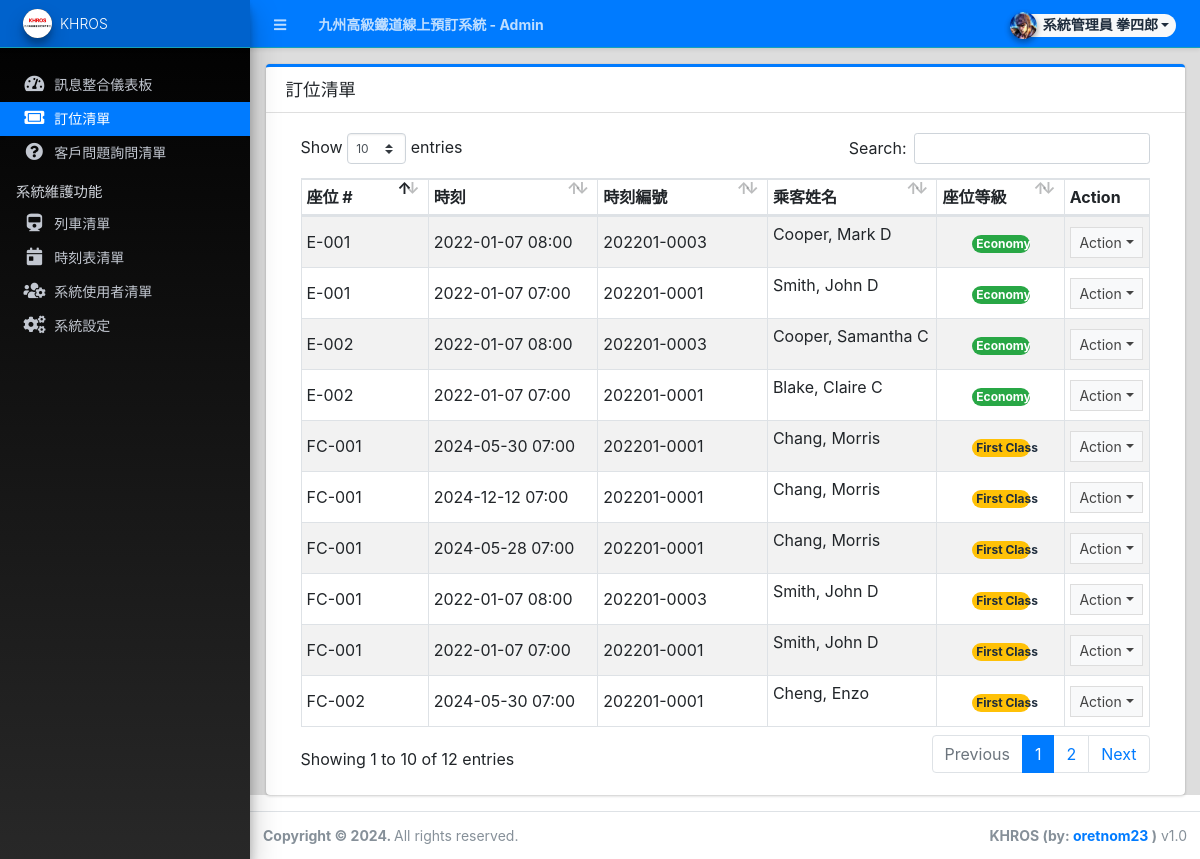
The app's page /admin/?page=reservations (signed in) with its own data.
### tables this page shows
CREATE TABLE `reservation_list` (
  `id` int(30) NOT NULL,
  `seat_num` varchar(50) NOT NULL,
  `schedule_id` int(30) NOT NULL,
  `schedule` datetime NOT NULL,
  `firstname` text NOT NULL,
  `middlename` text NOT NULL,
  `lastname` text NOT NULL,
  `seat_type` tinyint(1) NOT NULL DEFAULT 1 COMMENT '1=First Class, 2 = Economy',
  `fare_amount` float NOT NULL DEFAULT 0,
  `date_created` datetime NOT NULL DEFAULT current_timestamp(),
  `date_updated` datetime DEFAULT NULL ON UPDATE current_timestamp()
);

CREATE TABLE `schedule_list` (
  `id` int(30) NOT NULL,
  `code` varchar(100) NOT NULL,
  `train_id` int(30) NOT NULL,
  `route_from` text NOT NULL,
  `route_to` text NOT NULL,
  `type` tinyint(1) NOT NULL DEFAULT 1 COMMENT '1 = daily, 2= One-Time Schedule',
  `date_schedule` date DEFAULT NULL,
  `time_schedule` time NOT NULL,
  `first_class_fare` float NOT NULL DEFAULT 0,
  `economy_fare` float NOT NULL DEFAULT 0,
  `delete_flag` tinyint(1) NOT NULL DEFAULT 0,
  `date_created` datetime NOT NULL DEFAULT current_timestamp(),
  `date_updated` datetime DEFAULT NULL ON UPDATE current_timestamp()
);

### config.php (called while the page is built, shortened)
<?php
require_once('classes/DBConnection.php');
require_once('classes/SystemSettings.php');
function validate_image($file){
	if(!empty($file)){
        $ex = explode('?',$file);
        $file = $ex[0];
        $param =  isset($ex[1]) ? '?'.$ex[1]  : '';
		if(is_file(base_app.$file)){
			return base_url.$file.$param;
		}else{
			return base_url.'dist/img/no-image-available.png';
		}
	}else{
		return base_url.'dist/img/no-image-available.png';
	}
}
function isMobileDevice(){
    $aMobileUA = array(
        '/iphone/i' => 'iPhone',
        '/ipod/i' => 'iPod',
        '/ipad/i' => 'iPad',
        '/android/i' => 'Android',
        '/blackberry/i' => 'BlackBerry',
        '/webos/i' => 'Mobile'
    );
    return false;
}
?>

### classes/DBConnection.php (called while the page is built, shortened)
<?php
class DBConnection{
    private $host = DB_SERVER;
    private $username = DB_USERNAME;
    private $password = DB_PASSWORD;
    private $database = DB_NAME;
    public $conn;
    public function __construct(){
        if (!isset($this->conn)) {
            $this->conn = new mysqli($this->host, $this->username, $this->password, $this->database);
        }
    }
}
?>

### classes/SystemSettings.php (called while the page is built, shortened)
<?php
class SystemSettings extends DBConnection{
	function userdata($field = ''){
		if(!empty($field)){
			if(isset($_SESSION['userdata'][$field]))
				return $_SESSION['userdata'][$field];
			else
				return null;
		}else{
			return false;
		}
	}
	function info($field=''){
		if(!empty($field)){
			if(isset($_SESSION['system_info'][$field]))
				return $_SESSION['system_info'][$field];
			else
				return false;
		}else{
			return false;
		}
	}
}
$_settings = new SystemSettings();
?>

### admin/reservations/index.php (the view, shortened to what this page needs)
<div class="card card-outline card-primary">
	<div class="card-header">
		<h3 class="card-title">訂位清單</h3>
	</div>
	<div class="card-body">
		<div class="container-fluid">
        <div class="container-fluid">
			<table class="table table-hover table-striped table-bordered">
				<colgroup>
					<col width="15%">
					<col width="20%">
					<col width="20%">
					<col width="20%">
					<col width="15%">
					<col width="10%">
				</colgroup>
				<thead>
					<tr>
						<th>座位 #</th>
						<th>時刻</th>
						<th>時刻編號</th>
						<th>乘客姓名</th>
						<th>座位等級</th>
						<th>Action</th>
					</tr>
				</thead>
				<tbody>
					<?php
						$qry = $conn->query("SELECT r.*,s.code as sched_code from `reservation_list` r inner join `schedule_list` s on r.schedule_id = s.id order by unix_timestamp(r.`date_created`) desc ");
						while($row = $qry->fetch_assoc()):
					?>
						<tr>
							<td><?= $row['seat_num'] ?></td>
							<td class=""><?php echo date("Y-m-d H:i",strtotime($row['schedule'])) ?></td>
							<td><?php echo ($row['sched_code']) ?></td>
							<td class=""><p class="truncate-1"><?php echo ucwords($row['lastname'].', '.$row['firstname'].' '.$row['middlename']) ?></p></td>
							<td class="text-center">
								<?php
									switch ($row['seat_type']){
										case 1:
											echo '<span class="rounded-pill badge badge-warning col-6">First Class</span>';
											break;
										case 2:
											echo '<span class="rounded-pill badge badge-success col-6">Economy</span>';
											break;
									}
								?>
							</td>
							<td align="center">
								 <button type="button" class="btn btn-flat btn-default btn-sm dropdown-toggle dropdown-icon" data-toggle="dropdown">
				                  		Action
				                  </button>
							</td>
						</tr>
					<?php endwhile; ?>
				</tbody>
			</table>
		</div>
		</div>
	</div>
</div>

### admin/index.php (shortened to what this page needs)
<?php require_once('../config.php'); ?>
 <!DOCTYPE html>
<html lang="en" class="" style="height: auto;">
<?php require_once('inc/header.php') ?>
  <body class="sidebar-mini layout-fixed control-sidebar-slide-open layout-navbar-fixed sidebar-mini-md sidebar-mini-xs" data-new-gr-c-s-check-loaded="14.991.0" data-gr-ext-installed="" style="height: auto;">
    <div class="wrapper">
     <?php require_once('inc/topBarNav.php') ?>
     <?php require_once('inc/navigation.php') ?>
     <?php $page = isset($_GET['page']) ? $_GET['page'] : 'home';  ?>
      <div class="content-wrapper pt-3" style="min-height: 567.854px;">
        <section class="content ">
          <div class="container-fluid">
            <?php
              if(!file_exists($page.".php") && !is_dir($page)){
                  include '404.html';
              }else{
                if(is_dir($page))
                  include $page.'/index.php';
                else
                  include $page.'.php';
              }
            ?>
          </div>
        </section>
      </div>
      <?php require_once('inc/footer.php') ?>
  </body>
</html>

### admin/inc/header.php (shortened to what this page needs)
<head>
    <link rel="stylesheet" href="<?php echo base_url ?>plugins/fontawesome-free/css/all.min.css">
    <link rel="stylesheet" href="<?php echo base_url ?>plugins/tempusdominus-bootstrap-4/css/tempusdominus-bootstrap-4.min.css">
  <link rel="stylesheet" href="<?php echo base_url ?>plugins/datatables-bs4/css/dataTables.bootstrap4.min.css">
  <link rel="stylesheet" href="<?php echo base_url ?>plugins/datatables-responsive/css/responsive.bootstrap4.min.css">
  <link rel="stylesheet" href="<?php echo base_url ?>plugins/datatables-buttons/css/buttons.bootstrap4.min.css">
  <link rel="stylesheet" href="<?php echo base_url ?>plugins/select2/css/select2.min.css">
  <link rel="stylesheet" href="<?php echo base_url ?>plugins/select2-bootstrap4-theme/select2-bootstrap4.min.css">
    <link rel="stylesheet" href="<?php echo base_url ?>plugins/icheck-bootstrap/icheck-bootstrap.min.css">
    <link rel="stylesheet" href="<?php echo base_url ?>plugins/jqvmap/jqvmap.min.css">
    <link rel="stylesheet" href="<?php echo base_url ?>plugins/fullcalendar/main.css">
    <link rel="stylesheet" href="<?php echo base_url ?>dist/css/adminlte.css">
    <link rel="stylesheet" href="<?php echo base_url ?>dist/css/custom.css">
    <link rel="stylesheet" href="<?php echo base_url ?>plugins/overlayScrollbars/css/OverlayScrollbars.min.css">
    <link rel="stylesheet" href="<?php echo base_url ?>plugins/daterangepicker/daterangepicker.css">
    <link rel="stylesheet" href="<?php echo base_url ?>plugins/summernote/summernote-bs4.min.css">
  <link rel="stylesheet" href="<?php echo base_url ?>plugins/sweetalert2-theme-bootstrap-4/bootstrap-4.min.css">
  </head>

### admin/inc/topBarNav.php (shortened to what this page needs)
<nav class="main-header navbar navbar-expand navbar-dark border  border-info border-top-0  border-left-0 border-right-0 text-sm shadow-sm bg-primary">
  <ul class="navbar-nav">
    <li class="nav-item">
    <a class="nav-link" data-widget="pushmenu" href="#" role="button"><i class="fas fa-bars"></i></a>
    </li>
    <li class="nav-item d-none d-sm-inline-block">
      <a href="<?php echo base_url ?>" class="nav-link"><b><?php echo (!isMobileDevice()) ? $_settings->info('name'):$_settings->info('short_name'); ?> - Admin</b></a>
    </li>
  </ul>
  <ul class="navbar-nav ml-auto">
    <li class="nav-item">
      <div class="btn-group nav-link">
            <button type="button" class="btn btn-rounded badge badge-light dropdown-toggle dropdown-icon" data-toggle="dropdown">
              <span><img src="<?php echo validate_image($_settings->userdata('avatar')) ?>" class="img-circle elevation-2 user-img" alt="User Image"></span>
              <span class="ml-3"><?php echo ucwords($_settings->userdata('firstname').' '.$_settings->userdata('lastname')) ?></span>
            </button>
        </div>
    </li>
  </ul>
</nav>

### admin/inc/navigation.php (shortened to what this page needs)
<aside class="main-sidebar sidebar-dark-primary elevation-4 sidebar-no-expand bg-gradient-black">
  <a href="<?php echo base_url ?>admin" class="brand-link bg-transparent text-sm border-info shadow-sm bg-primary">
  <img src="<?php echo validate_image($_settings->info('logo'))?>" alt="Store Logo" class="brand-image img-circle elevation-3 bg-black" style="width: 1.8rem;height: 1.8rem;max-height: unset;object-fit:scale-down;object-position:center center">
  <span class="brand-text font-weight-light"><?php echo $_settings->info('short_name') ?></span>
  </a>
  <div class="sidebar os-host os-theme-light os-host-overflow os-host-overflow-y os-host-resize-disabled os-host-transition os-host-scrollbar-horizontal-hidden">
    <div class="os-content-glue" style="margin: 0px -8px; width: 249px; height: 646px;"></div>
    <div class="os-padding">
      <div class="os-viewport os-viewport-native-scrollbars-invisible" style="overflow-y: scroll;">
        <div class="os-content" style="padding: 0px 8px; height: 100%; width: 100%;">
          <nav class="mt-4">
             <ul class="nav nav-pills nav-sidebar flex-column text-sm nav-compact nav-flat nav-child-indent nav-collapse-hide-child" data-widget="treeview" role="menu" data-accordion="false">
              <li class="nav-item dropdown">
                <a href="./" class="nav-link nav-home">
                  <i class="nav-icon fas fa-tachometer-alt"></i>
                  <p>
                    訊息整合儀表板
                  </p>
                </a>
              </li>
              <li class="nav-item">
                <a href="<?php echo base_url ?>admin/?page=reservations" class="nav-link nav-reservations">
                  <i class="nav-icon fas fa-ticket-alt"></i>
                  <p>
                    訂位清單
                  </p>
                </a>
              </li>
              <li class="nav-item">
                <a href="<?php echo base_url ?>admin/?page=inquiries" class="nav-link nav-inquiries">
                  <i class="nav-icon fas fa-question-circle"></i>
                  <p>
                    客戶問題詢問清單
                  </p>
                </a>
              </li>
              <?php if($_settings->userdata('type') == 1): ?>
              <li class="nav-header">系統維護功能</li>
              <li class="nav-item dropdown">
                <a href="<?php echo base_url ?>admin/?page=trains" class="nav-link nav-trains">
                  <i class="nav-icon fas fa-train"></i>
                  <p>
                    列車清單
                  </p>
                </a>
              </li>
              <li class="nav-item dropdown">
                <a href="<?php echo base_url ?>admin/?page=schedules" class="nav-link nav-schedules">
                  <i class="nav-icon fas fa-calendar-day"></i>
                  <p>
                    時刻表清單
                  </p>
                </a>
              </li>
              <li class="nav-item dropdown">
                <a href="<?php echo base_url ?>admin/?page=user/list" class="nav-link nav-user_list">
                  <i class="nav-icon fas fa-users-cog"></i>
                  <p>
                    系統使用者清單
                  </p>
                </a>
              </li>
              <li class="nav-item dropdown">
                <a href="<?php echo base_url ?>admin/?page=system_info" class="nav-link nav-system_info">
                  <i class="nav-icon fas fa-cogs"></i>
                  <p>
                    系統設定
                  </p>
                </a>
              </li>
              <?php endif; ?>
            </ul>
          </nav>
        </div>
      </div>
    </div>
  </div>
</aside>

### admin/inc/footer.php (shortened to what this page needs)
<footer class="main-footer text-sm">
        <strong>Copyright © <?php echo date('Y') ?>.
        </strong>
        All rights reserved.
        <div class="float-right d-none d-sm-inline-block">
          <b><?php echo $_settings->info('short_name') ?> (by: <a href="mailto:webmaster@khros.co.jp" target="blank">oretnom23</a> )</b> v1.0
        </div>
      </footer>
    </div>

### admin/inc/topBarNav.php (style rules this page uses)
.user-img { position: absolute; height: 27px; width: 27px; object-fit: cover; left: -7%; top: -12%; }
.btn-rounded { border-radius: 50px; }

### records on screen
reservation_list: seat_num "FC-002", schedule "2024-05-30 07:00", schedule.code "202201-0001", lastname+firstname+middlename "Cheng, Enzo", seat_type "First Class"
reservation_list: seat_num "FC-001", schedule "2024-05-30 07:00", schedule.code "202201-0001", lastname+firstname+middlename "Chang, Morris", seat_type "First Class"
reservation_list: seat_num "FC-001", schedule "2024-12-12 07:00", schedule.code "202201-0001", lastname+firstname+middlename "Chang, Morris", seat_type "First Class"
reservation_list: seat_num "FC-001", schedule "2024-05-28 07:00", schedule.code "202201-0001", lastname+firstname+middlename "Chang, Morris", seat_type "First Class"
reservation_list: seat_num "E-001", schedule "2022-01-07 08:00", schedule.code "202201-0003", lastname+firstname+middlename "Cooper, Mark D", seat_type "Economy"
reservation_list: seat_num "E-002", schedule "2022-01-07 08:00", schedule.code "202201-0003", lastname+firstname+middlename "Cooper, Samantha C", seat_type "Economy"
reservation_list: seat_num "E-001", schedule "2022-01-07 07:00", schedule.code "202201-0001", lastname+firstname+middlename "Smith, John D", seat_type "Economy"
reservation_list: seat_num "E-002", schedule "2022-01-07 07:00", schedule.code "202201-0001", lastname+firstname+middlename "Blake, Claire C", seat_type "Economy"
reservation_list: seat_num "FC-001", schedule "2022-01-07 08:00", schedule.code "202201-0003", lastname+firstname+middlename "Smith, John D", seat_type "First Class"
reservation_list: seat_num "FC-001", schedule "2022-01-07 07:00", schedule.code "202201-0001", lastname+firstname+middlename "Smith, John D", seat_type "First Class"

### other values on screen
$_settings->info('name') "九州高級鐵道線上預訂系統"
$_settings->userdata('firstname').' '.$_settings->userdata('lastname') "系統管理員 拳四郎"
$_settings->info('short_name') "KHROS"
